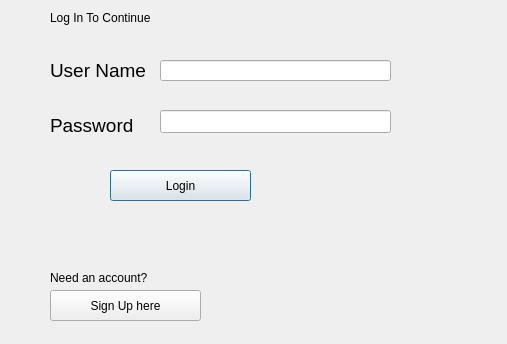
<?xml version="1.0" encoding="UTF-8"?>
<ui version="4.0">
 <class>Dialog</class>
 <widget class="QDialog" name="Dialog">
  <property name="geometry">
   <rect>
    <x>0</x>
    <y>0</y>
    <width>507</width>
    <height>344</height>
   </rect>
  </property>
  <property name="windowTitle">
   <string>Login</string>
  </property>
  <property name="autoFillBackground">
   <bool>false</bool>
  </property>
  <widget class="QLabel" name="label">
   <property name="geometry">
    <rect>
     <x>50</x>
     <y>40</y>
     <width>221</width>
     <height>61</height>
    </rect>
   </property>
   <property name="font">
    <font>
     <pointsize>14</pointsize>
    </font>
   </property>
   <property name="text">
    <string>User Name </string>
   </property>
  </widget>
  <widget class="QLabel" name="label_2">
   <property name="geometry">
    <rect>
     <x>50</x>
     <y>100</y>
     <width>201</width>
     <height>51</height>
    </rect>
   </property>
   <property name="font">
    <font>
     <pointsize>14</pointsize>
    </font>
   </property>
   <property name="text">
    <string>Password</string>
   </property>
  </widget>
  <widget class="QPushButton" name="login_button">
   <property name="geometry">
    <rect>
     <x>110</x>
     <y>170</y>
     <width>141</width>
     <height>31</height>
    </rect>
   </property>
   <property name="text">
    <string>Login</string>
   </property>
   <property name="checkable">
    <bool>true</bool>
   </property>
  </widget>
  <widget class="QLabel" name="label_3">
   <property name="geometry">
    <rect>
     <x>50</x>
     <y>10</y>
     <width>161</width>
     <height>16</height>
    </rect>
   </property>
   <property name="text">
    <string>Log In To Continue</string>
   </property>
  </widget>
  <widget class="QLabel" name="label_4">
   <property name="geometry">
    <rect>
     <x>50</x>
     <y>270</y>
     <width>141</width>
     <height>16</height>
    </rect>
   </property>
   <property name="text">
    <string>Need an account?</string>
   </property>
  </widget>
  <widget class="QPushButton" name="signup_button">
   <property name="geometry">
    <rect>
     <x>50</x>
     <y>290</y>
     <width>151</width>
     <height>31</height>
    </rect>
   </property>
   <property name="text">
    <string>Sign Up here</string>
   </property>
  </widget>
  <widget class="QLineEdit" name="username_input">
   <property name="geometry">
    <rect>
     <x>160</x>
     <y>60</y>
     <width>231</width>
     <height>21</height>
    </rect>
   </property>
  </widget>
  <widget class="QLineEdit" name="password_input">
   <property name="geometry">
    <rect>
     <x>160</x>
     <y>110</y>
     <width>231</width>
     <height>23</height>
    </rect>
   </property>
   <property name="echoMode">
    <enum>QLineEdit::Password</enum>
   </property>
  </widget>
 </widget>
 <resources/>
 <connections/>
</ui>
